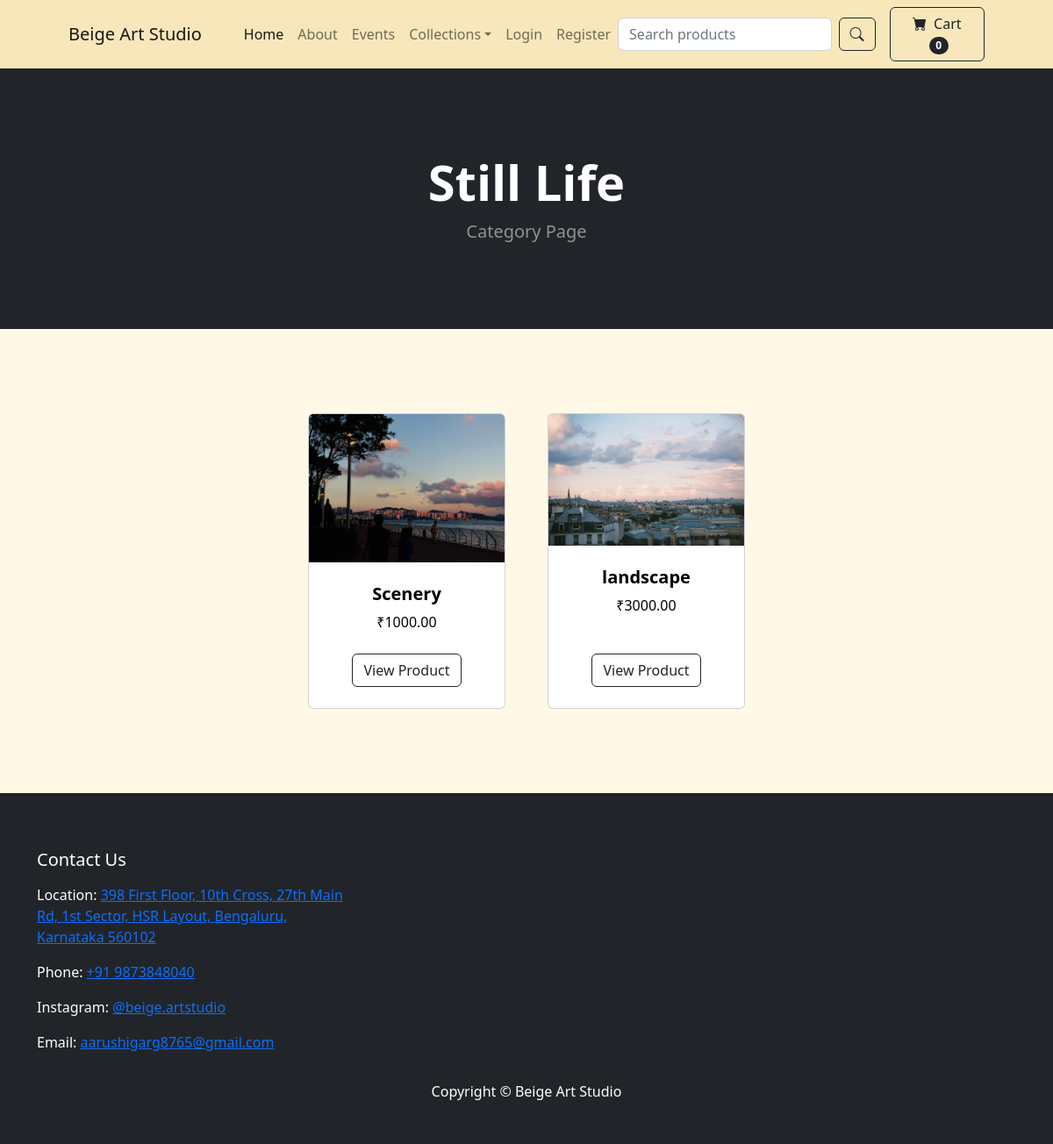
/category/Still Life/, run on the app's committed database.
### store/models.py (models this page shows, shortened)
class Category(models.Model):
    name = models.CharField(max_length=50)
    def __str__(self):
        return self.name
    class Meta:
      verbose_name_plural = 'categories'

class Product(models.Model):
    name = models.CharField(max_length=100)
    price = models.DecimalField(default=0, decimal_places=2, max_digits=6)
    category = models.ForeignKey(Category, on_delete=models.CASCADE, default=1)
    description = models.CharField(max_length=250, default='', blank=True, null=True)
    image = models.ImageField(upload_to='uploads/product/')
    is_sale = models.BooleanField(default=False)
    sale_price = models.DecimalField(default=0, decimal_places=2, max_digits=6)

### store/views.py (the view)
# urls.py: path('category/<str:foo>/', views.category, name='category'),
def category(request, foo):
    foo = foo.replace('-', ' ')
    try:
        category = Category.objects.get(name=foo)
        products = Product.objects.filter(category=category)
        return render(request, 'category.html', {'products':products, 'category':category})
    except:
        messages.success(request, ("That Category Doesn't Exist"))
        return redirect('home')

### cart/cart.py (called while the page is built)
    def __len__(self):
        return len(self.cart)

### cart/context_processors.py (called while the page is built)
def cart(request):
    return {'cart': Cart(request)}

### store/templates/category.html
{% extends 'base.html' %}
{% block content %}
        <header class="bg-dark py-5">
            <div class="container px-4 px-lg-5 my-5">
                <div class="text-center text-white">
                    <h1 class="display-4 fw-bolder">
                    {{ category }}
                </h1>
                    <p class="lead fw-normal text-white-50 mb-0">Category Page</p>
                </div>
            </div>
        </header>
        <section class="py-5">
            <div class="container px-4 px-lg-5 mt-5">
                <div class="row gx-4 gx-lg-5 row-cols-2 row-cols-md-3 row-cols-xl-4 justify-content-center">
                {% for product in products %}
                <div class="col mb-5">
                        <div class="card h-100">
                            <img class="card-img-top" src="{{ product.image.url }}" alt="..." />
                            <div class="card-body p-4">
                                <div class="text-center">
                                    <h5 class="fw-bolder">{{ product.name }}</h5>
                                    ₹{{ product.price }}
                                </div>
                            </div>
                            <div class="card-footer p-4 pt-0 border-top-0 bg-transparent">
    <div class="text-center"><a class="btn btn-outline-dark mt-auto" href="{% url 'product' product.id %}">View Product</a></div>
                            </div>
                        </div>
                    </div>
                    {% endfor %}
            </div>
        </section>
{% endblock %}

### store/templates/base.html (style rules this page uses)
body { background-color: #fff8e7; color: black; }

### data on the page
Category: name "Still Life"
Product: image (picture), name "Scenery", price "1000.00"
Product: image (picture), name "landscape", price "3000.00"

### other printed values
{{ cart|length }} "0"
